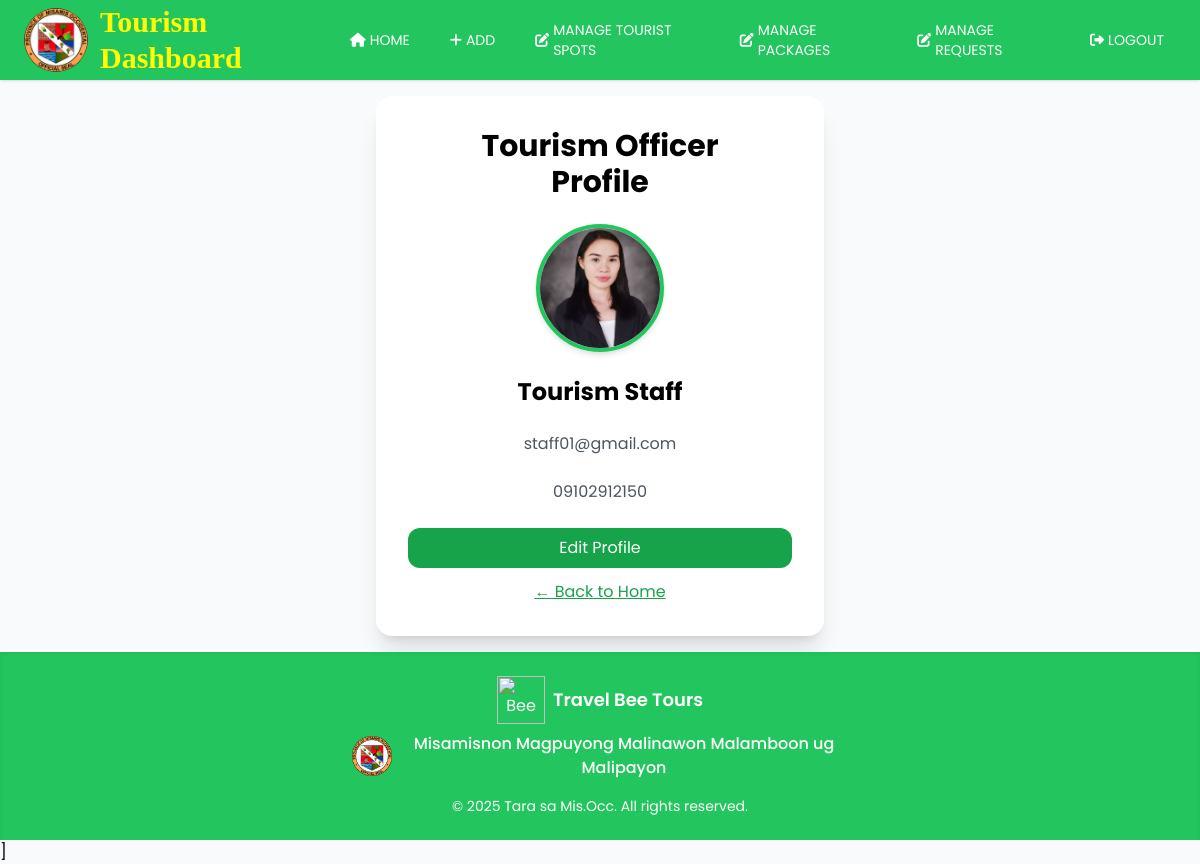
Screenshot of /tourism/tourism_profile.php (signed in) with the database file from the repository.
### tables this page shows
CREATE TABLE `tourism_officers` (
  `id` int(10) UNSIGNED NOT NULL,
  `fullname` varchar(100) NOT NULL,
  `phone` varchar(20) DEFAULT NULL,
  `email` varchar(100) NOT NULL,
  `password` varchar(255) NOT NULL,
  `profile_image` varchar(255) DEFAULT NULL,
  `created_at` datetime DEFAULT current_timestamp()
);

### tourism/tourism_profile.php (the view, shortened to what this page needs)
<?php
include '../config/db_connect.php';
include 'tourism_header.php';
$userId = $_SESSION['user']['id'];
$stmt = $conn->prepare("SELECT fullname, phone, email, profile_image FROM tourism_officers WHERE id=? LIMIT 1");
$stmt->bind_param("i", $userId);
$stmt->execute();
$result = $stmt->get_result();
$officer = $result->fetch_assoc();
?>
<!DOCTYPE html>
<html lang="en">
<head>
  <script src="https://cdn.tailwindcss.com"></script>
  <link rel="stylesheet" href="https://cdnjs.cloudflare.com/ajax/libs/font-awesome/6.5.0/css/all.min.css">
</head>
<body class="bg-gray-50 min-h-screen flex flex-col font-[Poppins]">
<div class="flex-grow flex items-center justify-center p-4">
    <div class="bg-white rounded-2xl shadow-xl w-full max-w-md p-8 flex flex-col items-center space-y-6">
        <h1 class="text-3xl font-bold text-center">Tourism Officer<br>Profile</h1>
        <img src="<?= !empty($officer['profile_image']) ? '../uploads/'.$officer['profile_image'].'?t='.time() : '../uploads/default.png' ?>"
             alt="Profile Image"
             class="w-32 h-32 rounded-full object-cover border-4 border-green-500 shadow-md">
        <h2 class="text-2xl font-bold"><?= htmlspecialchars($officer['fullname']) ?></h2>
        <p class="text-gray-600"><?= htmlspecialchars($officer['email']) ?></p>
        <p class="text-gray-600"><?= htmlspecialchars($officer['phone'] ?? '-') ?></p>
        <div class="flex flex-col w-full space-y-3">
            <button onclick="openEditModal()" class="w-full bg-green-600 text-white py-2 rounded-xl hover:bg-green-700 transition">Edit Profile</button>
            <a href="manage_request.php" class="text-center text-green-600 underline hover:text-green-800">← Back to Home</a>
        </div>
    </div>
</div>
<footer class="bg-green-500 text-white py-6 shadow-inner mt-auto">
  <div class="container mx-auto flex flex-col items-center space-y-4 text-center px-4">
    <div class="flex flex-col items-center space-y-2">
      <div class="flex items-center space-x-2">
        <img src="../img/bee-logo.png" alt="Bee Tours Logo" class="w-12 h-12">
        <h5 class="font-semibold text-lg">Travel Bee Tours</h5>
      </div>
      <div class="flex items-center space-x-2 mt-2">
        <img src="../img/prov-logo.png" alt="Province Logo" class="w-10 h-10">
        <p class="text-sm md:text-base font-medium max-w-xs md:max-w-md">
          Misamisnon Magpuyong Malinawon Malamboon ug Malipayon
        </p>
      </div>
    </div>
    <p class="text-sm mt-2">© 2025 Tara sa Mis.Occ. All rights reserved.</p>
  </div>
</footer>]
</body>
</html>

### rows the page displays
tourism_officers: profile_image (picture), fullname "Tourism Staff", email "staff01@gmail.com", phone "09102912150"
